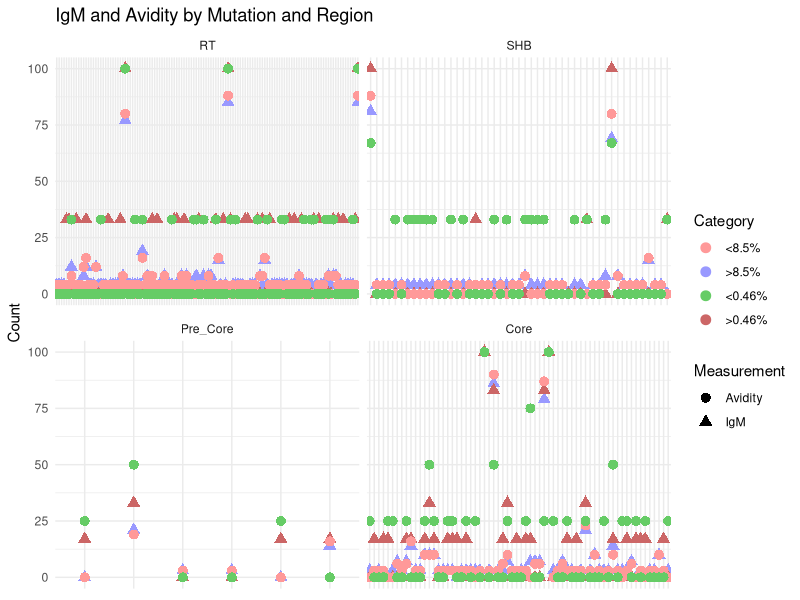

This chart was generated by the following R code:
# Load required libraries
library(ggplot2)

# Load the IgM and Avidity data, skipping the first two rows (headers)
igm_data <- read.csv("IgM_Mutations.csv", skip = 2, stringsAsFactors = FALSE)
avidity_data <- read.csv("Avidity_Mutations.csv", skip = 2, stringsAsFactors = FALSE)

# Clean and rename the column names for IgM data
colnames(igm_data) <- c("RT_Region", "<8.5%_RT", ">8.5%_RT", 
                        "SHB_Region", "<8.5%_SHB", ">8.5%_SHB", 
                        "Pre_Core_Region", "<8.5%_Pre_Core", ">8.5%_Pre_Core", 
                        "Core_Region", "<8.5%_Core", ">8.5%_Core")

# Reshape IgM data into long format
rt_igm_long <- data.frame(Mutation = igm_data$RT_Region, 
                          Category = c(rep("<8.5%", nrow(igm_data)), rep(">8.5%", nrow(igm_data))),
                          Count = c(igm_data$`<8.5%_RT`, igm_data$`>8.5%_RT`),
                          Region = "RT",
                          Measurement = "IgM")

shb_igm_long <- data.frame(Mutation = igm_data$SHB_Region, 
                           Category = c(rep("<8.5%", nrow(igm_data)), rep(">8.5%", nrow(igm_data))),
                           Count = c(igm_data$`<8.5%_SHB`, igm_data$`>8.5%_SHB`),
                           Region = "SHB",
                           Measurement = "IgM")

pre_core_igm_long <- data.frame(Mutation = igm_data$Pre_Core_Region, 
                                Category = c(rep("<8.5%", nrow(igm_data)), rep(">8.5%", nrow(igm_data))),
                                Count = c(igm_data$`<8.5%_Pre_Core`, igm_data$`>8.5%_Pre_Core`),
                                Region = "Pre_Core",
                                Measurement = "IgM")

core_igm_long <- data.frame(Mutation = igm_data$Core_Region, 
                            Category = c(rep("<8.5%", nrow(igm_data)), rep(">8.5%", nrow(igm_data))),
                            Count = c(igm_data$`<8.5%_Core`, igm_data$`>8.5%_Core`),
                            Region = "Core",
                            Measurement = "IgM")

# Combine IgM data into one dataset
igm_combined <- rbind(rt_igm_long, shb_igm_long, pre_core_igm_long, core_igm_long)

# Clean and rename the column names for Avidity data
colnames(avidity_data) <- c("RT_Region", "<0.46%_RT", ">0.46%_RT", 
                            "SHB_Region", "<0.46%_SHB", ">0.46%_SHB", 
                            "Pre_Core_Region", "<0.46%_Pre_Core", ">0.46%_Pre_Core", 
                            "Core_Region", "<0.46%_Core", ">0.46%_Core")

# Reshape Avidity data into long format
rt_avidity_long <- data.frame(Mutation = avidity_data$RT_Region, 
                              Category = c(rep("<0.46%", nrow(avidity_data)), rep(">0.46%", nrow(avidity_data))),
                              Count = c(avidity_data$`<0.46%_RT`, avidity_data$`>0.46%_RT`),
                              Region = "RT",
                              Measurement = "Avidity")

shb_avidity_long <- data.frame(Mutation = avidity_data$SHB_Region, 
                               Category = c(rep("<0.46%", nrow(avidity_data)), rep(">0.46%", nrow(avidity_data))),
                               Count = c(avidity_data$`<0.46%_SHB`, avidity_data$`>0.46%_SHB`),
                               Region = "SHB",
                               Measurement = "Avidity")

pre_core_avidity_long <- data.frame(Mutation = avidity_data$Pre_Core_Region, 
                                    Category = c(rep("<0.46%", nrow(avidity_data)), rep(">0.46%", nrow(avidity_data))),
                                    Count = c(avidity_data$`<0.46%_Pre_Core`, avidity_data$`>0.46%_Pre_Core`),
                                    Region = "Pre_Core",
                                    Measurement = "Avidity")

core_avidity_long <- data.frame(Mutation = avidity_data$Core_Region, 
                                Category = c(rep("<0.46%", nrow(avidity_data)), rep(">0.46%", nrow(avidity_data))),
                                Count = c(avidity_data$`<0.46%_Core`, avidity_data$`>0.46%_Core`),
                                Region = "Core",
                                Measurement = "Avidity")

# Combine Avidity data into one dataset
avidity_combined <- rbind(rt_avidity_long, shb_avidity_long, pre_core_avidity_long, core_avidity_long)

# Combine both IgM and Avidity data into one dataset
combined_data <- rbind(igm_combined, avidity_combined)

# Ensure the 'Count' column is numeric
combined_data$Count <- as.numeric(combined_data$Count)

# Remove any rows with NA in 'Mutation' or 'Count'
combined_data <- combined_data[!is.na(combined_data$Mutation) & !is.na(combined_data$Count), ]

# Set the correct order of the regions (RT, SHB, Pre Core, Core)
combined_data$Region <- factor(combined_data$Region, levels = c("RT", "SHB", "Pre_Core", "Core"))

# Plot using ggplot2 with different shapes for IgM and Avidity, but no x-axis labels
ggplot(combined_data, aes(x = Mutation, y = Count, color = Category, shape = Measurement)) +
  geom_point(size = 3) +  # Scatter plot with different shapes
  facet_wrap(~ Region, scales = "free_x") +
  labs(title = "IgM and Avidity by Mutation and Region",
       x = NULL,  # Remove the x-axis label
       y = "Count") +
  theme_minimal() +
  theme(axis.text.x = element_blank(),  # Remove x-axis text
        axis.ticks.x = element_blank()) +  # Remove x-axis ticks
  scale_color_manual(values = c("#FF9999", "#9999FF", "#66CC66", "#CC6666"), 
                     labels = c("<8.5%", ">8.5%", "<0.46%", ">0.46%")) +
  scale_shape_manual(values = c(16, 17))  # Circle for IgM, Triangle for Avidity
